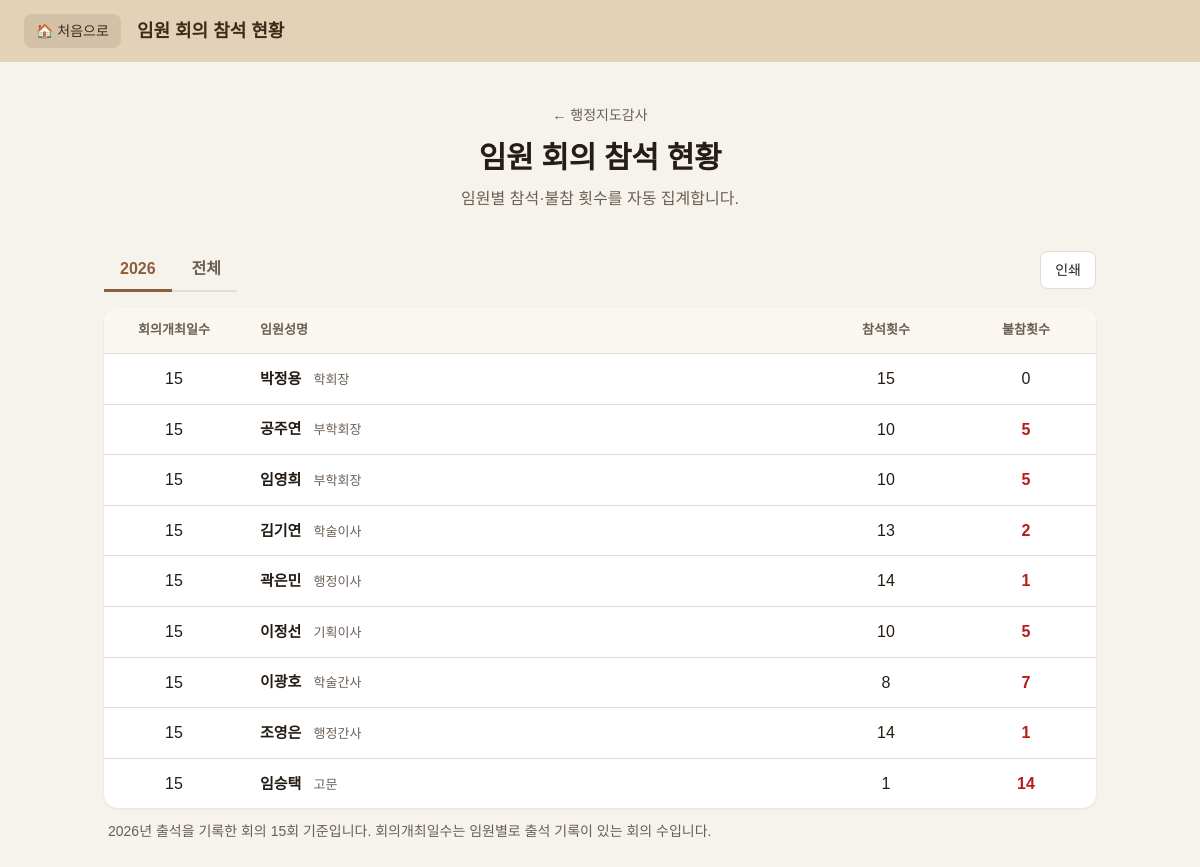
The page /audit/attendance on the database its author committed.
### tables this page shows
CREATE TABLE meeting_attendance (
    meeting_id   INTEGER NOT NULL REFERENCES meetings(id) ON DELETE CASCADE,
    officer_id   INTEGER REFERENCES officers(id) ON DELETE SET NULL,  -- 삭제돼도 기록은 남음
    officer_name TEXT NOT NULL,        -- 회의 당시 성명
    position     TEXT,                 -- 회의 당시 직위
    kind         TEXT NOT NULL DEFAULT '임원',   -- 임원 / 평의원
    present      INTEGER NOT NULL DEFAULT 0
);

CREATE TABLE officers (
    id         INTEGER PRIMARY KEY AUTOINCREMENT,
    kind       TEXT NOT NULL DEFAULT '임원',   -- 임원 / 평의원
    position   TEXT NOT NULL,                  -- 직위
    name       TEXT NOT NULL,                  -- 성명
    workplace  TEXT,                           -- 근무처
    email      TEXT,
    sort_order INTEGER NOT NULL DEFAULT 0      -- 목록 표시 순서
);

### routes/meetings.py (the view)
@bp.route("/audit/attendance")
def attendance():
    with db() as conn:
        years = [r["year"] for r in conn.execute("SELECT DISTINCT year FROM meetings ORDER BY year DESC")]
        sel = request.args.get("year")
        if sel is None:
            sel = str(years[0]) if years else str(datetime.now().year)
        show_all = sel == "all"
        if not show_all:
            sel = sel if sel.isdigit() else str(datetime.now().year)
            if int(sel) not in years:
                years = sorted(set(years) | {int(sel)}, reverse=True)
        year_sql, args = ("", ()) if show_all else (" AND m.year = ?", (int(sel),))
        rows = conn.execute(
            "SELECT a.meeting_id, a.officer_id, a.officer_name, a.position, a.present, "
            "       o.name AS cur_name, o.position AS cur_position, o.sort_order AS cur_order "
            "FROM meeting_attendance a "
            "JOIN meetings m ON m.id = a.meeting_id "
            "LEFT JOIN officers o ON o.id = a.officer_id "
            "WHERE a.kind = '임원'" + year_sql, args).fetchall()
        people, recorded_ids = {}, set()
        for r in rows:
            recorded_ids.add(r["meeting_id"])
            key = r["officer_id"] if r["officer_id"] is not None else ("former", r["officer_name"])
            person = people.setdefault(key, {
                "name": r["cur_name"] or r["officer_name"],
                "position": r["cur_position"] or r["position"] or "",
                "former": r["officer_id"] is None,
                "order": r["cur_order"] if r["cur_order"] is not None else 10 ** 6,
                "held": 0, "present": 0,
            })
            person["held"] += 1
            person["present"] += r["present"]
        table = sorted(people.values(), key=lambda p: (p["former"], p["order"], p["name"]))
        for p in table:
            p["absent"] = p["held"] - p["present"]
        meetings_in_scope = conn.execute(
            "SELECT m.id, m.held_at, m.title, m.year FROM meetings m WHERE 1 = 1" + year_sql +
            " ORDER BY m.held_at, m.id", args).fetchall()
        unrecorded = [m for m in meetings_in_scope if m["id"] not in recorded_ids]
    return render_template(
        "attendance.html", page=get_menu("attendance"), years=years, selected=sel, show_all=show_all,
        table=table, recorded_count=len(recorded_ids), total_meetings=len(meetings_in_scope),
        unrecorded=unrecorded,
    )

### app.py (called while the page is built)
@app.context_processor
def inject_globals():
    return {"app_title": APP_TITLE, "menu": MENU}

### auth.py (called while the page is built, shortened)
def _get(key, default=None):
    with db() as conn:
        row = conn.execute("SELECT value FROM settings WHERE key = ?", (key,)).fetchone()
    return row["value"] if row else default

def password_is_set():
    return _get("money_password_hash") is not None

def is_unlocked():
    stamp = session.get("unlocked_at")
    if not stamp or session.get("epoch") != _get("lock_epoch", "0"):
        return False
    return time.time() - stamp < IDLE_SECONDS

@bp.before_app_request
def guard():
    if not request.path.startswith(PROTECTED_PATHS):
        return None

@bp.app_context_processor
def inject_lock_state():
    return {"unlocked": is_unlocked(), "password_set": password_is_set()}

### menu.py (called while the page is built)
def get_menu(key):
    for item in MENU:
        if item["key"] == key:
            return item
    return None

### models.py (called while the page is built)
def get_db():
    conn = sqlite3.connect(DB_PATH)
    conn.row_factory = sqlite3.Row
    conn.execute("PRAGMA foreign_keys = ON")
    return conn

@contextmanager
def db():
    conn = get_db()
    try:
        yield conn
        conn.commit()
    except Exception:
        conn.rollback()
        raise
    finally:
        conn.close()

### templates/attendance.html (shortened to what this page needs)
{% extends "base.html" %}
{% block header_title %}{{ page.title }}{% endblock %}
{% block content %}
{% set scope = '전체' if show_all else selected ~ '년' %}
<section class="intro">
  <a class="back no-print" href="{{ url_for('audit_home') }}">← 행정지도감사</a>
  <h1>{{ page.title }}</h1>
  <p class="no-print">{{ page.desc }}</p>
</section>
<div class="toolbar no-print">
  <nav class="tabs" aria-label="연도">
    {% for y in years %}
      <a class="tab {{ 'active' if (not show_all and selected == y|string) }}"
         href="{{ url_for('meetings.attendance', year=y) }}">{{ y }}</a>
    {% endfor %}
    <a class="tab {{ 'active' if show_all }}" href="{{ url_for('meetings.attendance', year='all') }}">전체</a>
  </nav>
  <div class="actions">
    <button type="button" class="btn" onclick="window.print()">인쇄</button>
  </div>
</div>
{% if table %}
<div class="table-wrap">
  <table class="table att-table">
    <thead><tr>
      <th class="num">회의개최일수</th><th>임원성명</th><th class="num">참석횟수</th><th class="num">불참횟수</th>
    </tr></thead>
    <tbody>
    {% for p in table %}
      <tr>
        <td class="num">{{ p.held }}</td>
        <td>
          <strong>{{ p.name }}</strong>
          {% if p.position %}<span class="muted">{{ p.position }}</span>{% endif %}
        </td>
        <td class="num">{{ p.present }}</td>
        <td class="num {{ 'warn' if p.absent }}">{{ p.absent }}</td>
      </tr>
    {% endfor %}
    </tbody>
  </table>
</div>
<p class="summary">{{ scope }} 출석을 기록한 회의 {{ recorded_count }}회 기준입니다. 회의개최일수는 임원별로 출석 기록이 있는 회의 수입니다.</p>
{% else %}
<div class="empty">
  <p>{{ scope }}에 출석이 기록된 회의가 없습니다.<br>
     각종 회의실적에서 회의의 [수정]을 눌러 임원 출석을 체크하고 저장하면 여기에 자동으로 나타납니다.</p>
</div>
{% endif %}
{% endblock %}

### templates/base.html (shortened to what this page needs)
<!doctype html>
<html lang="ko">
<head>
  <link rel="stylesheet" href="{{ url_for('static', filename='style.css') }}">
</head>
<body>
  <header class="topbar">
    <a class="home-btn" href="{{ url_for('home') }}">🏠 처음으로</a>
    <span class="topbar-title">{% block header_title %}{{ app_title }}{% endblock %}</span>
  </header>
  <main class="page">
    {% block content %}{% endblock %}
  </main>
</body>
</html>

### static/style.css (style rules this page uses)
:root { --bg: #f6f2ec; --ink: #241c15; --muted: #6b5f55; --line: #e4dccf; --brand: #8a5f3c; --brand-dark: #6f4b2d; --card: #ffffff; --topbar-bg: #e3d2b8; --topbar-ink: #3d2b1a; }
* { box-sizing: border-box; }
html, body { margin: 0; }
body { background: var(--bg); color: var(--ink); font-family: "Pretendard", "Malgun Gothic", "Apple SD Gothic Neo", "Noto Sans KR", sans-serif; line-height: 1.6; }
a { color: inherit; text-decoration: none; }
.topbar { background: var(--topbar-bg); color: var(--topbar-ink); display: flex; align-items: center; gap: 16px; padding: 14px 24px; }
.home-btn { background: rgba(61, 43, 26, .10); border-radius: 8px; padding: 6px 12px; font-size: 14px; }
.topbar-title { font-size: 18px; font-weight: 700; }
.page { max-width: 1040px; margin: 0 auto; padding: 40px 24px 64px; }
.intro { text-align: center; margin-bottom: 36px; }
.intro h1 { margin: 6px 0 4px; font-size: 30px; letter-spacing: -0.01em; }
.intro p { margin: 0; color: var(--muted); }
.back { font-size: 14px; color: var(--muted); }
.toolbar { display: flex; flex-wrap: wrap; align-items: center; justify-content: space-between; gap: 12px; margin-bottom: 16px; }
.tabs { display: flex; gap: 4px; border-bottom: 2px solid var(--line); }
.tab { padding: 8px 16px; margin-bottom: -2px; border-bottom: 3px solid transparent; color: var(--muted); font-weight: 600; }
.tab.active { color: var(--brand); border-bottom-color: var(--brand); }
.actions { display: flex; gap: 8px; flex-wrap: wrap; }
.btn { font: inherit; font-size: 14px; cursor: pointer; background: #fff; color: var(--ink); border: 1px solid var(--line); border-radius: 8px; padding: 7px 14px; }
.table-wrap { background: var(--card); border-radius: 14px; overflow-x: auto; box-shadow: 0 1px 3px rgba(36, 28, 21, .08); }
.table { width: 100%; border-collapse: collapse; font-size: 15px; }
.table th, .table td { padding: 12px 16px; text-align: left; border-bottom: 1px solid var(--line); vertical-align: middle; }
.table th { background: #faf6f0; font-size: 13px; color: var(--muted); white-space: nowrap; }
.table tbody tr:last-child td { border-bottom: 0; }
.summary { margin: 12px 4px 0; color: var(--muted); font-size: 14px; }
.att-table .num { text-align: center; width: 140px; }
.att-table td.num { font-variant-numeric: tabular-nums; font-size: 16px; }
.att-table td.warn { color: #b91c1c; font-weight: 700; }
.att-table .muted { color: var(--muted); font-size: 13px; margin-left: 8px; }
.muted { color: var(--muted); }

### rows shown on the page
meeting_attendance: held "15", name "박정용", position "학회장", present "15", absent "0"
meeting_attendance: held "15", name "공주연", position "부학회장", present "10", absent "5"
meeting_attendance: held "15", name "임영희", position "부학회장", present "10", absent "5"
meeting_attendance: held "15", name "김기연", position "학술이사", present "13", absent "2"
meeting_attendance: held "15", name "곽은민", position "행정이사", present "14", absent "1"
meeting_attendance: held "15", name "이정선", position "기획이사", present "10", absent "5"
meeting_attendance: held "15", name "이광호", position "학술간사", present "8", absent "7"
meeting_attendance: held "15", name "조영은", position "행정간사", present "14", absent "1"
meeting_attendance: held "15", name "임승택", position "고문", present "1", absent "14"

### other values the page prints
{{ page.title }} "임원 회의 참석 현황"
{{ page.desc }} "임원별 참석·불참 횟수를 자동 집계합니다."
{{ y }} "2026"
{{ scope }} "2026년"
{{ recorded_count }} "15"
